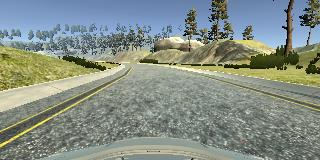
#> input picture resources/center_2022_11_14_10_22_32_396.jpg, 320 x 160 px
$ python -i deep_learning_lane_detection.py   (imports and definitions only)
#> lines starting #> are read from the running program, lines starting #| are printed output that depends on the picture
import csv
import math

import cv2
import matplotlib.pyplot as plt
import numpy as np
# import tensorflow as tf
from keras import callbacks
from keras.layers import Dense, Dropout, Flatten, Lambda
from keras.layers.convolutional import Conv2D
from keras.models import Sequential
from keras.optimizers import Adam
from sklearn.model_selection import train_test_split
from sklearn.utils import shuffle
from utils import check_dir

IMAGE_HEIGHT, IMAGE_WIDTH, IMAGE_CHANNELS = 66, 200, 3
INPUT_SHAPE = (IMAGE_HEIGHT, IMAGE_WIDTH, IMAGE_CHANNELS)

model_name = 'model_augmentation_lake_jungle_corrections'


def relative_img_path(full_path: str):
    relative_path = "/".join(full_path.split('\\')[-2:])
    return relative_path


data_dirs = [
    '../Recording Lake',
    '../Recording Lake [Off Lane correction]',

    '../Recording Jungle [Left lane]',
    '../Recording Jungle [Right lane]',
    '../Recording Jungle [Center Lane]',
    '../Recording Jungle [Off Lane correction]',

    # '../Recording Mountain [Left lane]',
    # '../Recording Mountain [Right lane]'
]
batch_size = 32
target_size = (160, 320)


# [24 lines left out: function read_driver_log, not called in this run]


# Source for crop, resize, rgb2yuv & preprocess functions
# https://github.com/llSourcell/How_to_simulate_a_self_driving_car
def crop(image):
    """
    Crop the image (removing the sky at the top and the car front at the bottom)
    """
    return image[60:-25, :, :]  # remove the sky and the car front


def resize(image):
    """
    Resize the image to the input shape used by the network model
    """
    return cv2.resize(image, (IMAGE_WIDTH, IMAGE_HEIGHT), cv2.INTER_AREA)


# [5 lines left out: function rgb2yuv, not called in this run]


def preprocess(image, conv_yuv=False):
    """
    Combine all preprocess functions into one
    """
    image = crop(image)
    image = resize(image)
    if conv_yuv:
        image = rgb2yuv(image)
    return image


# Source for generate_shadow_coordinates & add_shadow functions
# https://www.freecodecamp.org/news/image-augmentation-make-it-rain-make-it-snow-how-to-modify-a-photo-with-machine-learning-163c0cb3843f/
# [127 lines left out: functions generate_shadow_coordinates, add_shadow, random_brightness, random_flip, augment, data_generation and 3 more, not called in this run]


# Only run when this script is called directly
# [31 lines not run here, left out]

>>> import cv2
>>> picture = cv2.cvtColor(cv2.imread('resources/center_2022_11_14_10_22_32_396.jpg'), cv2.COLOR_BGR2RGB)
>>> result = preprocess(picture)
#> in crop, `return image[60:-25, :, :]`:
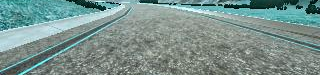
#> returned value: shape (75, 320, 3); mean of channels 0, 1, 2 141.5, 145.5, 121.6; drawn as B, G, R
#> in resize, `return cv2.resize(image, (IMAGE_WIDTH, IMAGE_HEIGHT), cv2.INTER_AREA)`:
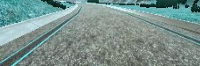
#> returned value: shape (66, 200, 3); mean of channels 0, 1, 2 141.3, 145.3, 121.4; drawn as B, G, R

$ run again, on resources/center_2022_11_14_10_25_33_483.jpg
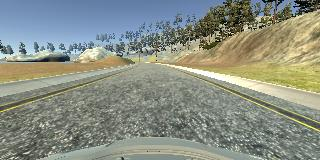
#> input picture resources/center_2022_11_14_10_25_33_483.jpg, 320 x 160 px
#> in crop, `return image[60:-25, :, :]`:
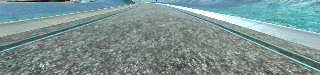
#> returned value: shape (75, 320, 3); mean of channels 0, 1, 2 146.3, 146.7, 123.8; drawn as B, G, R
#> in resize, `return cv2.resize(image, (IMAGE_WIDTH, IMAGE_HEIGHT), cv2.INTER_AREA)`:
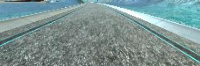
#> returned value: shape (66, 200, 3); mean of channels 0, 1, 2 146.2, 146.6, 123.6; drawn as B, G, R
